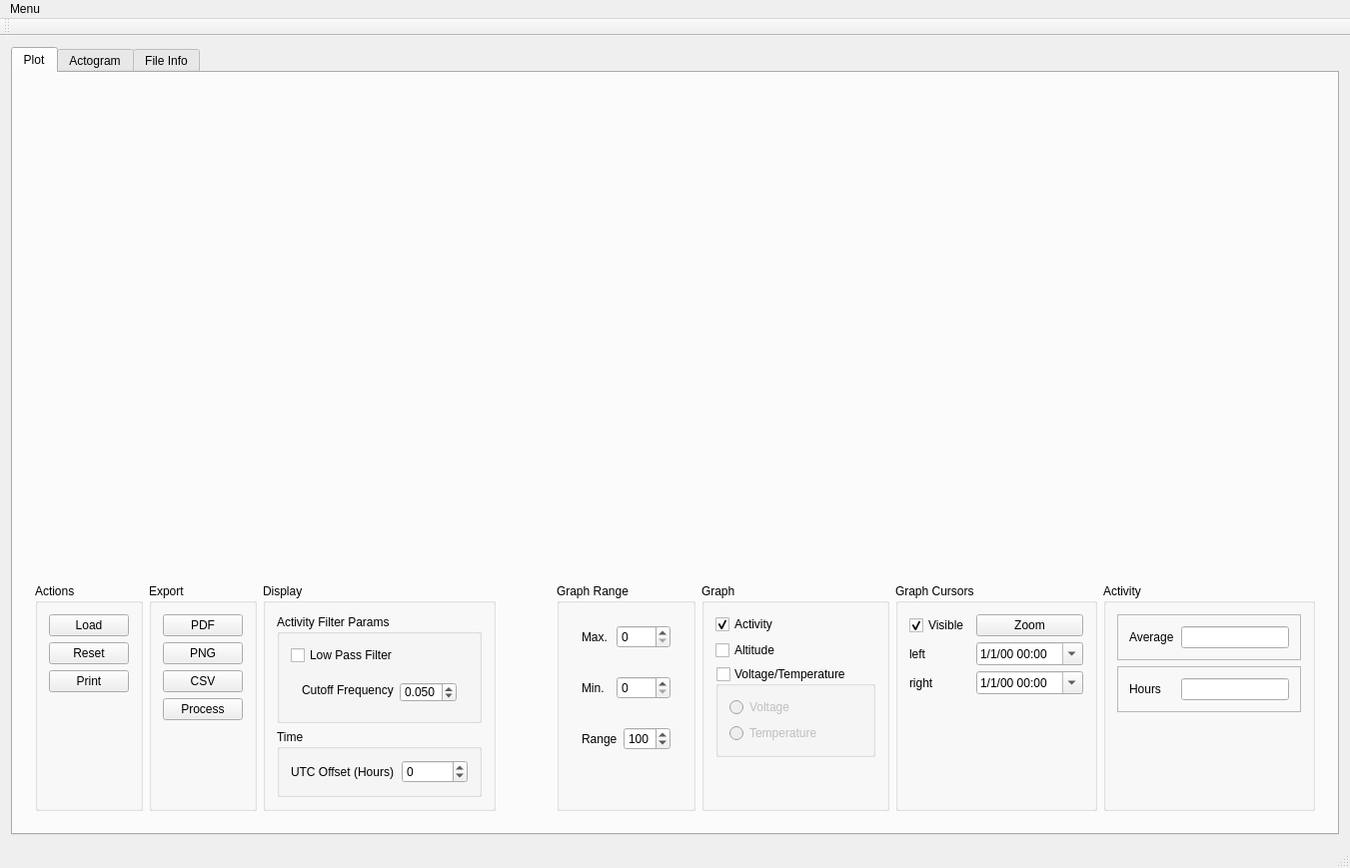
<?xml version="1.0" encoding="UTF-8"?>
<ui version="4.0">
 <class>MainWindow</class>
 <widget class="QMainWindow" name="MainWindow">
  <property name="geometry">
   <rect>
    <x>0</x>
    <y>0</y>
    <width>1351</width>
    <height>869</height>
   </rect>
  </property>
  <property name="sizePolicy">
   <sizepolicy hsizetype="Preferred" vsizetype="MinimumExpanding">
    <horstretch>0</horstretch>
    <verstretch>5</verstretch>
   </sizepolicy>
  </property>
  <property name="windowTitle">
   <string>BitTag Data Visualization</string>
  </property>
  <property name="toolTip">
   <string>Export activity data in current graph as CSV</string>
  </property>
  <widget class="QWidget" name="centralWidget">
   <property name="sizePolicy">
    <sizepolicy hsizetype="Preferred" vsizetype="Expanding">
     <horstretch>0</horstretch>
     <verstretch>0</verstretch>
    </sizepolicy>
   </property>
   <layout class="QVBoxLayout" name="verticalLayout">
    <item>
     <widget class="QTabWidget" name="tabConfig">
      <property name="currentIndex">
       <number>0</number>
      </property>
      <widget class="QWidget" name="tab_graph">
       <attribute name="title">
        <string>Plot</string>
       </attribute>
       <layout class="QVBoxLayout" name="verticalLayout_2">
        <item>
         <widget class="QCustomPlot" name="plot">
          <property name="sizePolicy">
           <sizepolicy hsizetype="Preferred" vsizetype="Preferred">
            <horstretch>0</horstretch>
            <verstretch>200</verstretch>
           </sizepolicy>
          </property>
          <property name="minimumSize">
           <size>
            <width>0</width>
            <height>250</height>
           </size>
          </property>
         </widget>
        </item>
        <item>
         <widget class="QWidget" name="widget" native="true">
          <property name="sizePolicy">
           <sizepolicy hsizetype="Preferred" vsizetype="Fixed">
            <horstretch>0</horstretch>
            <verstretch>5</verstretch>
           </sizepolicy>
          </property>
          <property name="minimumSize">
           <size>
            <width>0</width>
            <height>250</height>
           </size>
          </property>
          <layout class="QHBoxLayout" name="horizontalLayout_2">
           <item>
            <widget class="QGroupBox" name="gb_graph_actions">
             <property name="sizePolicy">
              <sizepolicy hsizetype="Preferred" vsizetype="Expanding">
               <horstretch>0</horstretch>
               <verstretch>0</verstretch>
              </sizepolicy>
             </property>
             <property name="toolTip">
              <string>Graph Actions</string>
             </property>
             <property name="title">
              <string>Actions</string>
             </property>
             <layout class="QVBoxLayout" name="verticalLayout_5">
              <item>
               <widget class="QPushButton" name="pb_load">
                <property name="toolTip">
                 <string>Load data file</string>
                </property>
                <property name="text">
                 <string>Load</string>
                </property>
               </widget>
              </item>
              <item>
               <widget class="QPushButton" name="pb_redraw">
                <property name="toolTip">
                 <string>Draw graph will full file data</string>
                </property>
                <property name="text">
                 <string>Reset</string>
                </property>
               </widget>
              </item>
              <item>
               <widget class="QPushButton" name="pb_print">
                <property name="toolTip">
                 <string>Print current graph</string>
                </property>
                <property name="text">
                 <string>Print</string>
                </property>
               </widget>
              </item>
              <item>
               <spacer name="verticalSpacer_4">
                <property name="orientation">
                 <enum>Qt::Orientation::Vertical</enum>
                </property>
                <property name="sizeType">
                 <enum>QSizePolicy::Policy::MinimumExpanding</enum>
                </property>
                <property name="sizeHint" stdset="0">
                 <size>
                  <width>20</width>
                  <height>40</height>
                 </size>
                </property>
               </spacer>
              </item>
             </layout>
            </widget>
           </item>
           <item>
            <widget class="QGroupBox" name="gb_export">
             <property name="sizePolicy">
              <sizepolicy hsizetype="Preferred" vsizetype="Expanding">
               <horstretch>0</horstretch>
               <verstretch>0</verstretch>
              </sizepolicy>
             </property>
             <property name="toolTip">
              <string>Graph export operations</string>
             </property>
             <property name="title">
              <string>Export</string>
             </property>
             <layout class="QVBoxLayout" name="verticalLayout_6">
              <item>
               <widget class="QPushButton" name="pb_pdf">
                <property name="toolTip">
                 <string>Export graph to PDF file</string>
                </property>
                <property name="text">
                 <string>PDF</string>
                </property>
               </widget>
              </item>
              <item>
               <widget class="QPushButton" name="pb_png">
                <property name="toolTip">
                 <string>Export graph to PNG file</string>
                </property>
                <property name="text">
                 <string>PNG</string>
                </property>
               </widget>
              </item>
              <item>
               <widget class="QPushButton" name="pb_export_csv">
                <property name="toolTip">
                 <string>Export activity data in current graph to CSV (filters are applied)</string>
                </property>
                <property name="text">
                 <string>CSV</string>
                </property>
               </widget>
              </item>
              <item>
               <widget class="QPushButton" name="pb_process">
                <property name="toolTip">
                 <string>Read CSV (start,stop) list and compute activity in periods</string>
                </property>
                <property name="text">
                 <string>Process</string>
                </property>
               </widget>
              </item>
              <item>
               <spacer name="verticalSpacer_5">
                <property name="orientation">
                 <enum>Qt::Orientation::Vertical</enum>
                </property>
                <property name="sizeType">
                 <enum>QSizePolicy::Policy::MinimumExpanding</enum>
                </property>
                <property name="sizeHint" stdset="0">
                 <size>
                  <width>20</width>
                  <height>40</height>
                 </size>
                </property>
               </spacer>
              </item>
             </layout>
            </widget>
           </item>
           <item>
            <widget class="QGroupBox" name="groupBox">
             <property name="title">
              <string>Display</string>
             </property>
             <layout class="QVBoxLayout" name="verticalLayout_9">
              <item>
               <widget class="QGroupBox" name="gb_filterparams">
                <property name="sizePolicy">
                 <sizepolicy hsizetype="Preferred" vsizetype="Preferred">
                  <horstretch>0</horstretch>
                  <verstretch>0</verstretch>
                 </sizepolicy>
                </property>
                <property name="toolTip">
                 <string>Data filter parameters</string>
                </property>
                <property name="title">
                 <string>Activity Filter Params</string>
                </property>
                <layout class="QVBoxLayout" name="verticalLayout_10">
                 <item>
                  <widget class="QCheckBox" name="cb_filter_low_pass">
                   <property name="toolTip">
                    <string>Enable Low Pass Filter (Henning Window, 101 tap FIR)</string>
                   </property>
                   <property name="text">
                    <string>Low Pass Filter</string>
                   </property>
                  </widget>
                 </item>
                 <item>
                  <widget class="QWidget" name="widget_3" native="true">
                   <layout class="QHBoxLayout" name="horizontalLayout_4">
                    <item>
                     <widget class="QLabel" name="label_8">
                      <property name="text">
                       <string>Cutoff Frequency</string>
                      </property>
                     </widget>
                    </item>
                    <item>
                     <widget class="QDoubleSpinBox" name="sb_cutoff">
                      <property name="minimumSize">
                       <size>
                        <width>0</width>
                        <height>20</height>
                       </size>
                      </property>
                      <property name="toolTip">
                       <string>Set Cutoff Frequency  ( 0.01... 0.1)</string>
                      </property>
                      <property name="decimals">
                       <number>3</number>
                      </property>
                      <property name="minimum">
                       <double>0.010000000000000</double>
                      </property>
                      <property name="maximum">
                       <double>0.100000000000000</double>
                      </property>
                      <property name="singleStep">
                       <double>0.005000000000000</double>
                      </property>
                      <property name="value">
                       <double>0.050000000000000</double>
                      </property>
                     </widget>
                    </item>
                   </layout>
                  </widget>
                 </item>
                </layout>
               </widget>
              </item>
              <item>
               <widget class="QGroupBox" name="gb_timeoffset">
                <property name="title">
                 <string>Time</string>
                </property>
                <layout class="QHBoxLayout" name="horizontalLayout_8">
                 <item>
                  <widget class="QLabel" name="offsetUTClabel">
                   <property name="minimumSize">
                    <size>
                     <width>105</width>
                     <height>0</height>
                    </size>
                   </property>
                   <property name="text">
                    <string>UTC Offset (Hours)</string>
                   </property>
                  </widget>
                 </item>
                 <item>
                  <widget class="QSpinBox" name="offsetUTC">
                   <property name="minimum">
                    <number>-12</number>
                   </property>
                   <property name="maximum">
                    <number>12</number>
                   </property>
                  </widget>
                 </item>
                </layout>
               </widget>
              </item>
              <item>
               <spacer name="verticalSpacer_7">
                <property name="orientation">
                 <enum>Qt::Orientation::Vertical</enum>
                </property>
                <property name="sizeHint" stdset="0">
                 <size>
                  <width>20</width>
                  <height>40</height>
                 </size>
                </property>
               </spacer>
              </item>
             </layout>
            </widget>
           </item>
           <item>
            <spacer name="horizontalSpacer">
             <property name="orientation">
              <enum>Qt::Orientation::Horizontal</enum>
             </property>
             <property name="sizeHint" stdset="0">
              <size>
               <width>40</width>
               <height>20</height>
              </size>
             </property>
            </spacer>
           </item>
           <item>
            <widget class="QGroupBox" name="gb_GraphRange">
             <property name="sizePolicy">
              <sizepolicy hsizetype="Preferred" vsizetype="Expanding">
               <horstretch>0</horstretch>
               <verstretch>0</verstretch>
              </sizepolicy>
             </property>
             <property name="title">
              <string>Graph Range</string>
             </property>
             <layout class="QVBoxLayout" name="verticalLayout_3">
              <item>
               <widget class="QWidget" name="frameGraphMax" native="true">
                <property name="sizePolicy">
                 <sizepolicy hsizetype="Preferred" vsizetype="Minimum">
                  <horstretch>0</horstretch>
                  <verstretch>0</verstretch>
                 </sizepolicy>
                </property>
                <layout class="QHBoxLayout" name="horizontalLayout_10">
                 <item>
                  <widget class="QLabel" name="label_2">
                   <property name="text">
                    <string>Max.</string>
                   </property>
                  </widget>
                 </item>
                 <item>
                  <widget class="QSpinBox" name="graphMax">
                   <property name="maximum">
                    <number>1050</number>
                   </property>
                   <property name="singleStep">
                    <number>25</number>
                   </property>
                  </widget>
                 </item>
                </layout>
               </widget>
              </item>
              <item>
               <widget class="QWidget" name="frameGraphMin" native="true">
                <property name="sizePolicy">
                 <sizepolicy hsizetype="Preferred" vsizetype="Minimum">
                  <horstretch>0</horstretch>
                  <verstretch>0</verstretch>
                 </sizepolicy>
                </property>
                <layout class="QHBoxLayout" name="horizontalLayout_11">
                 <item>
                  <widget class="QLabel" name="label_9">
                   <property name="text">
                    <string>Min.</string>
                   </property>
                  </widget>
                 </item>
                 <item>
                  <widget class="QSpinBox" name="graphMin">
                   <property name="maximum">
                    <number>1050</number>
                   </property>
                   <property name="singleStep">
                    <number>25</number>
                   </property>
                  </widget>
                 </item>
                </layout>
               </widget>
              </item>
              <item>
               <widget class="QWidget" name="frameRange" native="true">
                <property name="sizePolicy">
                 <sizepolicy hsizetype="Preferred" vsizetype="Minimum">
                  <horstretch>0</horstretch>
                  <verstretch>0</verstretch>
                 </sizepolicy>
                </property>
                <layout class="QHBoxLayout" name="horizontalLayout_12">
                 <item>
                  <widget class="QLabel" name="label">
                   <property name="text">
                    <string>Range</string>
                   </property>
                  </widget>
                 </item>
                 <item>
                  <widget class="QSpinBox" name="activityRange">
                   <property name="minimum">
                    <number>25</number>
                   </property>
                   <property name="maximum">
                    <number>125</number>
                   </property>
                   <property name="singleStep">
                    <number>5</number>
                   </property>
                   <property name="value">
                    <number>100</number>
                   </property>
                  </widget>
                 </item>
                </layout>
               </widget>
              </item>
              <item>
               <spacer name="verticalSpacer">
                <property name="orientation">
                 <enum>Qt::Orientation::Vertical</enum>
                </property>
                <property name="sizeHint" stdset="0">
                 <size>
                  <width>20</width>
                  <height>40</height>
                 </size>
                </property>
               </spacer>
              </item>
             </layout>
            </widget>
           </item>
           <item>
            <widget class="QGroupBox" name="gb_graph">
             <property name="sizePolicy">
              <sizepolicy hsizetype="Preferred" vsizetype="Expanding">
               <horstretch>0</horstretch>
               <verstretch>0</verstretch>
              </sizepolicy>
             </property>
             <property name="toolTip">
              <string>Graph Info</string>
             </property>
             <property name="title">
              <string>Graph</string>
             </property>
             <layout class="QGridLayout" name="gridLayout_4">
              <item row="4" column="0">
               <widget class="QGroupBox" name="gbVT">
                <property name="title">
                 <string>Voltage/Temperature</string>
                </property>
                <property name="checkable">
                 <bool>true</bool>
                </property>
                <property name="checked">
                 <bool>false</bool>
                </property>
                <layout class="QVBoxLayout" name="verticalLayout_8">
                 <item>
                  <widget class="QRadioButton" name="rbVoltage">
                   <property name="text">
                    <string>Voltage</string>
                   </property>
                   <attribute name="buttonGroup">
                    <string notr="true">VTGroup</string>
                   </attribute>
                  </widget>
                 </item>
                 <item>
                  <widget class="QRadioButton" name="rbTemperature">
                   <property name="text">
                    <string>Temperature</string>
                   </property>
                   <property name="checked">
                    <bool>false</bool>
                   </property>
                   <attribute name="buttonGroup">
                    <string notr="true">VTGroup</string>
                   </attribute>
                  </widget>
                 </item>
                </layout>
               </widget>
              </item>
              <item row="2" column="0">
               <widget class="QCheckBox" name="cb_activity">
                <property name="toolTip">
                 <string>Visibility of activity data</string>
                </property>
                <property name="text">
                 <string>Activity</string>
                </property>
                <property name="checked">
                 <bool>true</bool>
                </property>
               </widget>
              </item>
              <item row="3" column="0">
               <widget class="QCheckBox" name="cb_altitude">
                <property name="text">
                 <string>Altitude</string>
                </property>
               </widget>
              </item>
              <item row="5" column="0">
               <spacer name="verticalSpacer_9">
                <property name="orientation">
                 <enum>Qt::Orientation::Vertical</enum>
                </property>
                <property name="sizeHint" stdset="0">
                 <size>
                  <width>20</width>
                  <height>40</height>
                 </size>
                </property>
               </spacer>
              </item>
             </layout>
            </widget>
           </item>
           <item>
            <widget class="QGroupBox" name="gb_cursors">
             <property name="sizePolicy">
              <sizepolicy hsizetype="Preferred" vsizetype="Expanding">
               <horstretch>0</horstretch>
               <verstretch>0</verstretch>
              </sizepolicy>
             </property>
             <property name="title">
              <string>Graph Cursors</string>
             </property>
             <layout class="QGridLayout" name="gridLayout_5">
              <item row="0" column="2">
               <widget class="QPushButton" name="pb_cursor_zoom">
                <property name="toolTip">
                 <string>Zoom window to cursors</string>
                </property>
                <property name="text">
                 <string>Zoom</string>
                </property>
               </widget>
              </item>
              <item row="3" column="1">
               <spacer name="verticalSpacer_3">
                <property name="orientation">
                 <enum>Qt::Orientation::Vertical</enum>
                </property>
                <property name="sizeType">
                 <enum>QSizePolicy::Policy::MinimumExpanding</enum>
                </property>
                <property name="sizeHint" stdset="0">
                 <size>
                  <width>20</width>
                  <height>40</height>
                 </size>
                </property>
               </spacer>
              </item>
              <item row="2" column="2">
               <widget class="QDateTimeEdit" name="te_right">
                <property name="toolTip">
                 <string>Right cursor date/time</string>
                </property>
                <property name="displayFormat">
                 <string>M/d/yy hh:mm</string>
                </property>
                <property name="calendarPopup">
                 <bool>true</bool>
                </property>
               </widget>
              </item>
              <item row="1" column="2">
               <widget class="QDateTimeEdit" name="te_left">
                <property name="toolTip">
                 <string>Left cursor date/time</string>
                </property>
                <property name="displayFormat">
                 <string>M/d/yy hh:mm</string>
                </property>
                <property name="calendarPopup">
                 <bool>true</bool>
                </property>
               </widget>
              </item>
              <item row="2" column="1">
               <widget class="QLabel" name="label_7">
                <property name="toolTip">
                 <string>Time for right cursor</string>
                </property>
                <property name="text">
                 <string>right</string>
                </property>
               </widget>
              </item>
              <item row="1" column="1">
               <widget class="QLabel" name="label_6">
                <property name="toolTip">
                 <string>Time for left cursor</string>
                </property>
                <property name="text">
                 <string>left</string>
                </property>
               </widget>
              </item>
              <item row="0" column="1">
               <widget class="QCheckBox" name="cb_cursors_visible">
                <property name="toolTip">
                 <string>Change cursor visibility</string>
                </property>
                <property name="text">
                 <string>Visible</string>
                </property>
                <property name="checked">
                 <bool>true</bool>
                </property>
               </widget>
              </item>
             </layout>
            </widget>
           </item>
           <item>
            <widget class="QGroupBox" name="gb_activityfilter">
             <property name="sizePolicy">
              <sizepolicy hsizetype="Preferred" vsizetype="Minimum">
               <horstretch>0</horstretch>
               <verstretch>0</verstretch>
              </sizepolicy>
             </property>
             <property name="toolTip">
              <string>Filter Activity Data</string>
             </property>
             <property name="title">
              <string>Activity</string>
             </property>
             <layout class="QVBoxLayout" name="verticalLayout_4">
              <item>
               <widget class="QFrame" name="frame">
                <property name="frameShape">
                 <enum>QFrame::Shape::StyledPanel</enum>
                </property>
                <property name="frameShadow">
                 <enum>QFrame::Shadow::Raised</enum>
                </property>
                <layout class="QHBoxLayout" name="horizontalLayout">
                 <item>
                  <widget class="QLabel" name="label_5">
                   <property name="toolTip">
                    <string>Average activity in current graph</string>
                   </property>
                   <property name="text">
                    <string>Average</string>
                   </property>
                  </widget>
                 </item>
                 <item>
                  <widget class="QLineEdit" name="Activitylevel">
                   <property name="sizePolicy">
                    <sizepolicy hsizetype="Preferred" vsizetype="Fixed">
                     <horstretch>0</horstretch>
                     <verstretch>0</verstretch>
                    </sizepolicy>
                   </property>
                   <property name="toolTip">
                    <string>Average activity for visible graph</string>
                   </property>
                   <property name="readOnly">
                    <bool>true</bool>
                   </property>
                  </widget>
                 </item>
                </layout>
               </widget>
              </item>
              <item>
               <widget class="QFrame" name="frame_2">
                <property name="frameShape">
                 <enum>QFrame::Shape::StyledPanel</enum>
                </property>
                <property name="frameShadow">
                 <enum>QFrame::Shadow::Raised</enum>
                </property>
                <layout class="QHBoxLayout" name="horizontalLayout_3">
                 <item>
                  <widget class="QLabel" name="label_3">
                   <property name="text">
                    <string>Hours    </string>
                   </property>
                  </widget>
                 </item>
                 <item>
                  <widget class="QLineEdit" name="Activityhours">
                   <property name="readOnly">
                    <bool>true</bool>
                   </property>
                  </widget>
                 </item>
                </layout>
               </widget>
              </item>
              <item>
               <spacer name="verticalSpacer_2">
                <property name="orientation">
                 <enum>Qt::Orientation::Vertical</enum>
                </property>
                <property name="sizeType">
                 <enum>QSizePolicy::Policy::MinimumExpanding</enum>
                </property>
                <property name="sizeHint" stdset="0">
                 <size>
                  <width>20</width>
                  <height>40</height>
                 </size>
                </property>
               </spacer>
              </item>
             </layout>
            </widget>
           </item>
          </layout>
         </widget>
        </item>
       </layout>
      </widget>
      <widget class="QWidget" name="tab_actogram">
       <attribute name="title">
        <string>Actogram</string>
       </attribute>
       <layout class="QVBoxLayout" name="verticalLayout_7">
        <item>
         <widget class="Actogram" name="theActogram">
          <property name="sizePolicy">
           <sizepolicy hsizetype="Preferred" vsizetype="Expanding">
            <horstretch>0</horstretch>
            <verstretch>0</verstretch>
           </sizepolicy>
          </property>
         </widget>
        </item>
       </layout>
      </widget>
      <widget class="QWidget" name="tab_info">
       <attribute name="title">
        <string>File Info</string>
       </attribute>
       <layout class="QGridLayout" name="gridLayout_2">
        <item row="0" column="0">
         <widget class="QPlainTextEdit" name="te_fileinfo">
          <property name="undoRedoEnabled">
           <bool>false</bool>
          </property>
          <property name="textInteractionFlags">
           <set>Qt::TextInteractionFlag::TextSelectableByKeyboard|Qt::TextInteractionFlag::TextSelectableByMouse</set>
          </property>
         </widget>
        </item>
       </layout>
      </widget>
     </widget>
    </item>
   </layout>
  </widget>
  <widget class="QMenuBar" name="menuBar">
   <property name="geometry">
    <rect>
     <x>0</x>
     <y>0</y>
     <width>1351</width>
     <height>24</height>
    </rect>
   </property>
   <widget class="QMenu" name="menu">
    <property name="title">
     <string>Menu</string>
    </property>
    <addaction name="separator"/>
    <addaction name="actionAbout"/>
    <addaction name="separator"/>
   </widget>
   <addaction name="menu"/>
  </widget>
  <widget class="QToolBar" name="mainToolBar">
   <attribute name="toolBarArea">
    <enum>TopToolBarArea</enum>
   </attribute>
   <attribute name="toolBarBreak">
    <bool>false</bool>
   </attribute>
  </widget>
  <widget class="QStatusBar" name="statusBar"/>
  <action name="actionAbout">
   <property name="text">
    <string>About</string>
   </property>
  </action>
  <action name="actionActivity_File">
   <property name="text">
    <string>Activity File</string>
   </property>
   <property name="toolTip">
    <string>Read CSV start/stop data and generate activity csv</string>
   </property>
  </action>
 </widget>
 <layoutdefault spacing="6" margin="11"/>
 <customwidgets>
  <customwidget>
   <class>QCustomPlot</class>
   <extends>QWidget</extends>
   <header location="global">qcustomplot.h</header>
   <container>1</container>
  </customwidget>
  <customwidget>
   <class>Actogram</class>
   <extends>QWidget</extends>
   <header location="global">actogram.h</header>
   <container>1</container>
  </customwidget>
 </customwidgets>
 <resources/>
 <connections/>
 <buttongroups>
  <buttongroup name="VTGroup"/>
 </buttongroups>
</ui>
